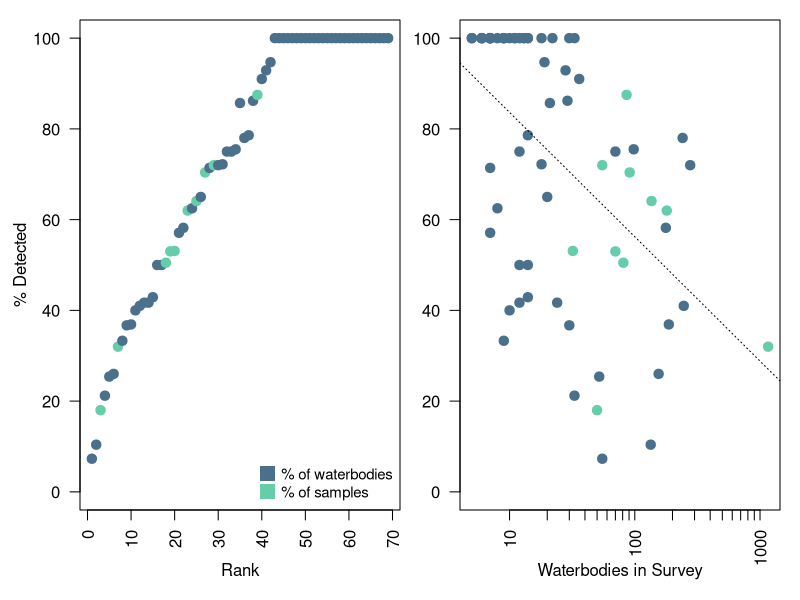

Write the R code that produced this figure.
setwd("G:/Shared drives/MC - Chapter one manuscript")
detect = read.csv("WaterColumnDetection_Surveys.csv")

pdf(file = "Figure2_18Dec2021.pdf",
    width = 6.5, height = 3,
    useDingbats = FALSE)

# windows(height = 3, width = 6.5)
par(mfrow = c(1,2), omi = c(0.1,0.3,0.1,0.1), mai = c(0.8,0.5,0.1,0.1))
plot(detect$PercentDetection, ylim = c(0,100), 
     xlab = "", ylab = "",
     pch = 19, col = detect$DetectColors, cex = 1.25, las = 2)
mtext(side = 2, line = 2.5, "% Detected")
mtext(side = 1, line = 2.5, "Rank")
legend("bottomright", legend = c("% of waterbodies", "% of samples"),
       col = c("skyblue4", "aquamarine3"), pch = 15, pt.cex = 2,
       inset = 0.0, cex = 0.9, bty = "n")

plot(log10(detect$WaterbodiesSampled), detect$PercentDetection,
     ylim = c(0,100), xlab = "", ylab = "", las = 2,
     pch = 19, col = detect$DetectColors, cex = 1.25, xaxt = "n")
axis(side = 1, at = c(log10(10),log10(20),log10(30),log10(40),log10(50),
                      log10(60),log10(70),log10(80),log10(90),
                      log10(100),log10(200),log10(300),log10(400),log10(500),
                      log10(600),log10(700),log10(800),log10(900),
                      log10(1000)),
     labels = c("10","","","","","","","","","100",
                "","","","","","","","","1000"), las = 2)
mtext(side = 1, line = 2.5, "Waterbodies in Survey")
surveylm = lm(detect$PercentDetection ~ log10(detect$WaterbodiesSampled))
summary(surveylm)
abline(surveylm, lty = 3)

dev.off()